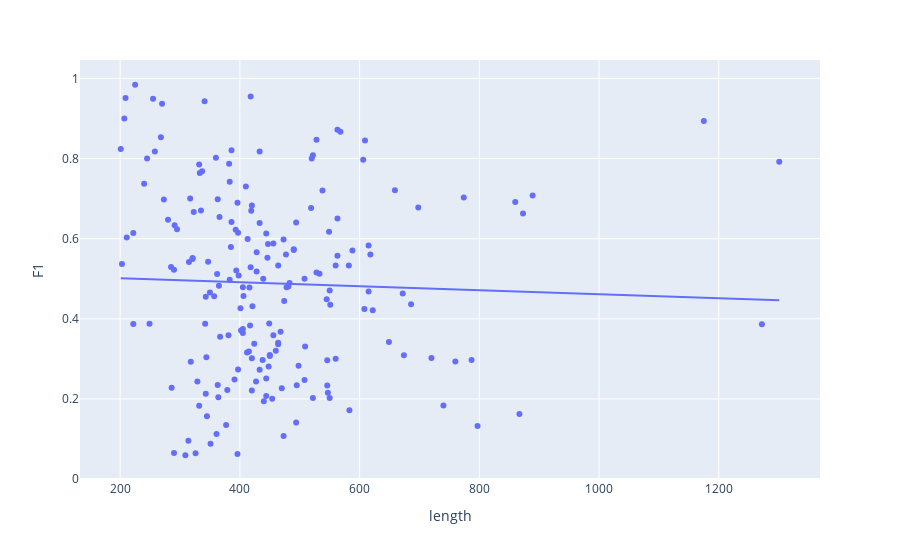

Write notebook code for a chart like this one.
### Code cell
import plotly.express as px
fig = px.scatter(df_comparison, x='length', y='F1', trendline='ols')
fig.show()

print(df_comparison[df_comparison['length'] > 500]['F1'].mean())
print(df_comparison[df_comparison['length'] < 500]['F1'].mean())

### Figure 1 — Plotly figure (JSON) as saved in the notebook; plotly's stock layout.template omitted (floating-point values rounded to 4 significant figures; data arrays with more than 128 entries replaced by an {"elided": "..."} marker saying what was removed)
{"data": [{"hovertemplate": "length=%{x}<br>F1=%{y}<extra></extra>", "legendgroup": "", "marker": {"color": "#636efa", "symbol": "circle"}, "mode": "markers", "name": "", "orientation": "v", "showlegend": false, "type": "scatter", "x": {"elided": "188 int values"}, "xaxis": "x", "y": {"elided": "188 float values"}, "yaxis": "y"}, {"hovertemplate": "<b>OLS trendline</b><br>F1 = -4.96214e-05 * length + 0.510992<br>R<sup>2</sup>=0.001404<br><br>length=%{x}<br>F1=%{y} <b>(trend)</b><extra></extra>", "legendgroup": "", "marker": {"color": "#636efa", "symbol": "circle"}, "mode": "lines", "name": "", "showlegend": false, "type": "scatter", "x": {"elided": "188 int values"}, "xaxis": "x", "y": {"elided": "188 float values"}, "yaxis": "y"}], "layout": {"legend": {"tracegroupgap": 0}, "margin": {"t": 60}, "xaxis": {"anchor": "y", "domain": [0, 1], "title": {"text": "length"}}, "yaxis": {"anchor": "x", "domain": [0, 1], "title": {"text": "F1"}}}}
